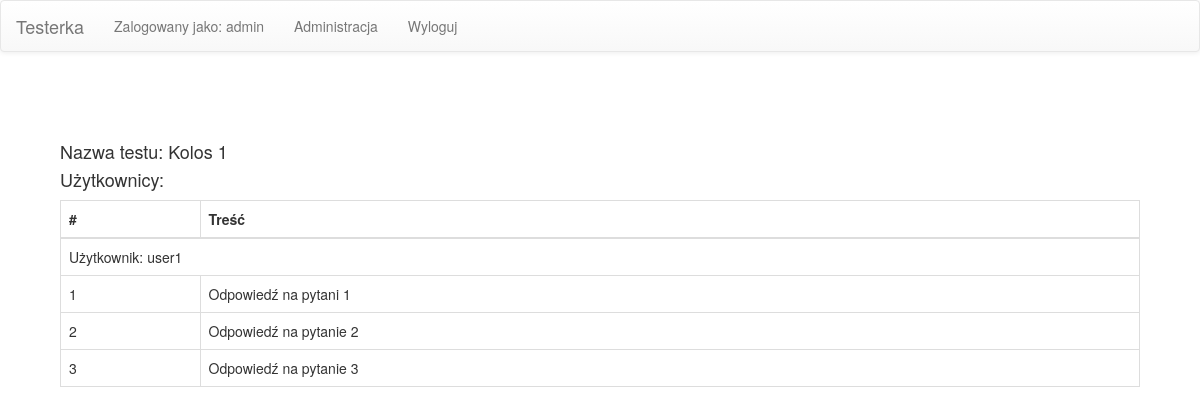
Screenshot of /tests/1/manage (signed in) with the database file from the repository.
### testerka/models.py (models this page shows, shortened)
class TestSuite(models.Model):
    id = models.AutoField(primary_key=True, editable=False)
    name = models.CharField(
        max_length=200, verbose_name="Nazwa", default="Nazwa testu")
    dateStart = models.DateTimeField(
        verbose_name="Data rozpoczęcia", default=datetime.now)
    dateEnd = models.DateTimeField(
        verbose_name="Data zakończenia", default=datetime.now)

class UserTestSuite(models.Model):
    id = models.AutoField(primary_key=True)
    user = models.ForeignKey(settings.AUTH_USER_MODEL,
                             on_delete=models.CASCADE)
    testSuite = models.ForeignKey(TestSuite, on_delete=models.CASCADE)
    currentQuestion = models.IntegerField(default=1)
    finished = models.BooleanField(default=False)

class UserTestQuestion(models.Model):
    id = models.AutoField(primary_key=True)
    userTestSuite = models.ForeignKey(UserTestSuite, on_delete=models.CASCADE)
    testQuestion = models.ForeignKey(TestQuestion, on_delete=models.CASCADE)
    answer = models.TextField(default="")

### testerka/views/manage_test.py (the view)
# urls.py: path('tests/<int:test_id>/manage', views.manage_test, name='manage_test'),
@login_required
@user_passes_test(lambda u: u.is_superuser)
@require_GET
def manage_test(request, test_id):
    test = load_test(request, test_id)
    if test is HttpResponse:
        return test
    user_test_suites = UserTestSuite.objects.filter(testSuite=test)
    for user_test in user_test_suites:
        user_test.questions = UserTestQuestion.objects.filter(
            userTestSuite=user_test)
    template = loader.get_template('test/manage.html')
    context = {
        'test': test,
        'userTests': user_test_suites
    }
    return HttpResponse(template.render(context, request))

### testerka/views/question_helper.py (called while the page is built)
def load_test(request, test_id):
    test_query = TestSuite.objects.filter(id=test_id)
    if len(test_query) != 1:
        return test_not_found(request)
    test = test_query[0]
    test.dateStart = test.dateStart.replace(tzinfo=None)
    test.dateEnd = test.dateEnd.replace(tzinfo=None)
    return test

### testerka/templates/test/manage.html
{% extends "base_generic.html" %}
{% block content %}
<div style="min-height: 2em">
    <h4 style="position: absolute">Nazwa testu: {{test.name}}</h4>
</div>
<div>
<h4>Użytkownicy:</h4>
<table class="table table-bordered">
<thead>
    <th>#</th>
    <th>Treść</th>
</thead>
<tbody>
{% for userTest in userTests %}
<tr>
    <td colspan="2">Użytkownik: {{userTest.user}}</td>
</tr>
    {% for question in userTest.questions %}
    <tr>
    <td>{{ forloop.counter }}</td>
    <td>{{question.answer}}</td>
</tr>
    {% endfor %}
{% endfor %}
</tbody>
</table>
</div>
{% endblock %}

### testerka/templates/base_generic.html (shortened to what this page needs)
<!DOCTYPE html>
<html lang="en">
<head>
    <link rel="stylesheet" href="//maxcdn.bootstrapcdn.com/bootstrap/3.2.0/css/bootstrap.min.css">
    <link rel="stylesheet" href="//maxcdn.bootstrapcdn.com/bootstrap/3.2.0/css/bootstrap-theme.min.css">
</head>
<body>
    <nav class="navbar navbar-default">
        <div class="container-fluid">
            <div class="navbar-header">
                <a class="navbar-brand" href="/">Testerka</a>
            </div>
            {% block sidebar %}
            <ul class="nav navbar-nav">
                {% if user.is_authenticated %}
                <li><a href="/">Zalogowany jako: {{ user.get_username }}</a></li>
                {% if request.user.is_superuser %}
                <li><a href="/admin">Administracja</a></li>
                {% endif %}
                <li><a href="{% url 'logout'%}?next={{request.path}}">Wyloguj</a></li>
            {% else %}
                <li><a href="{% url 'login'%}?next={{request.path}}">Zaloguj</a></li>
            {% endif %}
            </ul>
            {% endblock %}
        </div>
    </nav>
    <div id="container" style="padding: 5%">
        {% block content %}{% endblock %}
    </div>
</body>
</html>

### rows the page displays
TestSuite: name "Kolos 1"
UserTestSuite: user "user1"
UserTestQuestion: answer "Odpowiedź na pytani 1"
UserTestQuestion: answer "Odpowiedź na pytanie 2"
UserTestQuestion: answer "Odpowiedź na pytanie 3"

### other values shown
{{ user.get_username }} "admin"
